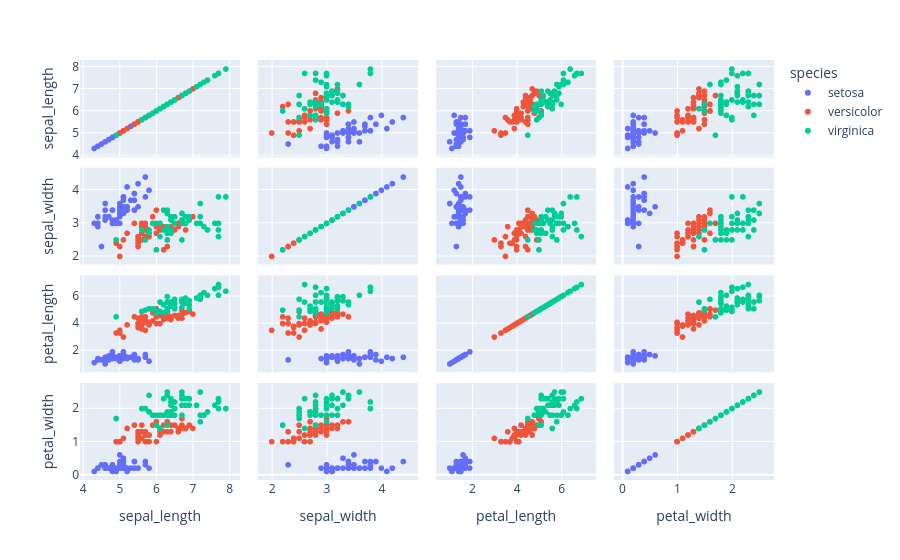

Notebook cell for this chart:
### Markdown cell above
Specify the columns to be represented with the dimensions argument, and set colors using a column of the dataframe:

### Code cell
df = px.data.iris()
fig = px.scatter_matrix(df,
    dimensions=["sepal_length", "sepal_width", "petal_length", "petal_width"],
    color="species")
fig.show()

### Figure 1 — Plotly figure (JSON) as saved in the notebook; plotly's stock layout.template omitted (floating-point values rounded to 4 significant figures)
{"data": [{"dimensions": [{"axis": {"matches": true}, "label": "sepal_length", "values": [5.1, 4.9, 4.7, 4.6, 5.0, 5.4, 4.6, 5.0, 4.4, 4.9, 5.4, 4.8, 4.8, 4.3, 5.8, 5.7, 5.4, 5.1, 5.7, 5.1, 5.4, 5.1, 4.6, 5.1, 4.8, 5.0, 5.0, 5.2, 5.2, 4.7, 4.8, 5.4, 5.2, 5.5, 4.9, 5.0, 5.5, 4.9, 4.4, 5.1, 5.0, 4.5, 4.4, 5.0, 5.1, 4.8, 5.1, 4.6, 5.3, 5.0]}, {"axis": {"matches": true}, "label": "sepal_width", "values": [3.5, 3.0, 3.2, 3.1, 3.6, 3.9, 3.4, 3.4, 2.9, 3.1, 3.7, 3.4, 3.0, 3.0, 4.0, 4.4, 3.9, 3.5, 3.8, 3.8, 3.4, 3.7, 3.6, 3.3, 3.4, 3.0, 3.4, 3.5, 3.4, 3.2, 3.1, 3.4, 4.1, 4.2, 3.1, 3.2, 3.5, 3.1, 3.0, 3.4, 3.5, 2.3, 3.2, 3.5, 3.8, 3.0, 3.8, 3.2, 3.7, 3.3]}, {"axis": {"matches": true}, "label": "petal_length", "values": [1.4, 1.4, 1.3, 1.5, 1.4, 1.7, 1.4, 1.5, 1.4, 1.5, 1.5, 1.6, 1.4, 1.1, 1.2, 1.5, 1.3, 1.4, 1.7, 1.5, 1.7, 1.5, 1.0, 1.7, 1.9, 1.6, 1.6, 1.5, 1.4, 1.6, 1.6, 1.5, 1.5, 1.4, 1.5, 1.2, 1.3, 1.5, 1.3, 1.5, 1.3, 1.3, 1.3, 1.6, 1.9, 1.4, 1.6, 1.4, 1.5, 1.4]}, {"axis": {"matches": true}, "label": "petal_width", "values": [0.2, 0.2, 0.2, 0.2, 0.2, 0.4, 0.3, 0.2, 0.2, 0.1, 0.2, 0.2, 0.1, 0.1, 0.2, 0.4, 0.4, 0.3, 0.3, 0.3, 0.2, 0.4, 0.2, 0.5, 0.2, 0.2, 0.4, 0.2, 0.2, 0.2, 0.2, 0.4, 0.1, 0.2, 0.1, 0.2, 0.2, 0.1, 0.2, 0.2, 0.3, 0.3, 0.2, 0.6, 0.4, 0.3, 0.2, 0.2, 0.2, 0.2]}], "hovertemplate": "species=setosa<br>%{xaxis.title.text}=%{x}<br>%{yaxis.title.text}=%{y}<extra></extra>", "legendgroup": "setosa", "marker": {"color": "#636efa", "symbol": "circle"}, "name": "setosa", "showlegend": true, "type": "splom"}, {"dimensions": [{"axis": {"matches": true}, "label": "sepal_length", "values": [7.0, 6.4, 6.9, 5.5, 6.5, 5.7, 6.3, 4.9, 6.6, 5.2, 5.0, 5.9, 6.0, 6.1, 5.6, 6.7, 5.6, 5.8, 6.2, 5.6, 5.9, 6.1, 6.3, 6.1, 6.4, 6.6, 6.8, 6.7, 6.0, 5.7, 5.5, 5.5, 5.8, 6.0, 5.4, 6.0, 6.7, 6.3, 5.6, 5.5, 5.5, 6.1, 5.8, 5.0, 5.6, 5.7, 5.7, 6.2, 5.1, 5.7]}, {"axis": {"matches": true}, "label": "sepal_width", "values": [3.2, 3.2, 3.1, 2.3, 2.8, 2.8, 3.3, 2.4, 2.9, 2.7, 2.0, 3.0, 2.2, 2.9, 2.9, 3.1, 3.0, 2.7, 2.2, 2.5, 3.2, 2.8, 2.5, 2.8, 2.9, 3.0, 2.8, 3.0, 2.9, 2.6, 2.4, 2.4, 2.7, 2.7, 3.0, 3.4, 3.1, 2.3, 3.0, 2.5, 2.6, 3.0, 2.6, 2.3, 2.7, 3.0, 2.9, 2.9, 2.5, 2.8]}, {"axis": {"matches": true}, "label": "petal_length", "values": [4.7, 4.5, 4.9, 4.0, 4.6, 4.5, 4.7, 3.3, 4.6, 3.9, 3.5, 4.2, 4.0, 4.7, 3.6, 4.4, 4.5, 4.1, 4.5, 3.9, 4.8, 4.0, 4.9, 4.7, 4.3, 4.4, 4.8, 5.0, 4.5, 3.5, 3.8, 3.7, 3.9, 5.1, 4.5, 4.5, 4.7, 4.4, 4.1, 4.0, 4.4, 4.6, 4.0, 3.3, 4.2, 4.2, 4.2, 4.3, 3.0, 4.1]}, {"axis": {"matches": true}, "label": "petal_width", "values": [1.4, 1.5, 1.5, 1.3, 1.5, 1.3, 1.6, 1.0, 1.3, 1.4, 1.0, 1.5, 1.0, 1.4, 1.3, 1.4, 1.5, 1.0, 1.5, 1.1, 1.8, 1.3, 1.5, 1.2, 1.3, 1.4, 1.4, 1.7, 1.5, 1.0, 1.1, 1.0, 1.2, 1.6, 1.5, 1.6, 1.5, 1.3, 1.3, 1.3, 1.2, 1.4, 1.2, 1.0, 1.3, 1.2, 1.3, 1.3, 1.1, 1.3]}], "hovertemplate": "species=versicolor<br>%{xaxis.title.text}=%{x}<br>%{yaxis.title.text}=%{y}<extra></extra>", "legendgroup": "versicolor", "marker": {"color": "#EF553B", "symbol": "circle"}, "name": "versicolor", "showlegend": true, "type": "splom"}, {"dimensions": [{"axis": {"matches": true}, "label": "sepal_length", "values": [6.3, 5.8, 7.1, 6.3, 6.5, 7.6, 4.9, 7.3, 6.7, 7.2, 6.5, 6.4, 6.8, 5.7, 5.8, 6.4, 6.5, 7.7, 7.7, 6.0, 6.9, 5.6, 7.7, 6.3, 6.7, 7.2, 6.2, 6.1, 6.4, 7.2, 7.4, 7.9, 6.4, 6.3, 6.1, 7.7, 6.3, 6.4, 6.0, 6.9, 6.7, 6.9, 5.8, 6.8, 6.7, 6.7, 6.3, 6.5, 6.2, 5.9]}, {"axis": {"matches": true}, "label": "sepal_width", "values": [3.3, 2.7, 3.0, 2.9, 3.0, 3.0, 2.5, 2.9, 2.5, 3.6, 3.2, 2.7, 3.0, 2.5, 2.8, 3.2, 3.0, 3.8, 2.6, 2.2, 3.2, 2.8, 2.8, 2.7, 3.3, 3.2, 2.8, 3.0, 2.8, 3.0, 2.8, 3.8, 2.8, 2.8, 2.6, 3.0, 3.4, 3.1, 3.0, 3.1, 3.1, 3.1, 2.7, 3.2, 3.3, 3.0, 2.5, 3.0, 3.4, 3.0]}, {"axis": {"matches": true}, "label": "petal_length", "values": [6.0, 5.1, 5.9, 5.6, 5.8, 6.6, 4.5, 6.3, 5.8, 6.1, 5.1, 5.3, 5.5, 5.0, 5.1, 5.3, 5.5, 6.7, 6.9, 5.0, 5.7, 4.9, 6.7, 4.9, 5.7, 6.0, 4.8, 4.9, 5.6, 5.8, 6.1, 6.4, 5.6, 5.1, 5.6, 6.1, 5.6, 5.5, 4.8, 5.4, 5.6, 5.1, 5.1, 5.9, 5.7, 5.2, 5.0, 5.2, 5.4, 5.1]}, {"axis": {"matches": true}, "label": "petal_width", "values": [2.5, 1.9, 2.1, 1.8, 2.2, 2.1, 1.7, 1.8, 1.8, 2.5, 2.0, 1.9, 2.1, 2.0, 2.4, 2.3, 1.8, 2.2, 2.3, 1.5, 2.3, 2.0, 2.0, 1.8, 2.1, 1.8, 1.8, 1.8, 2.1, 1.6, 1.9, 2.0, 2.2, 1.5, 1.4, 2.3, 2.4, 1.8, 1.8, 2.1, 2.4, 2.3, 1.9, 2.3, 2.5, 2.3, 1.9, 2.0, 2.3, 1.8]}], "hovertemplate": "species=virginica<br>%{xaxis.title.text}=%{x}<br>%{yaxis.title.text}=%{y}<extra></extra>", "legendgroup": "virginica", "marker": {"color": "#00cc96", "symbol": "circle"}, "name": "virginica", "showlegend": true, "type": "splom"}], "layout": {"dragmode": "select", "legend": {"title": {"text": "species"}, "tracegroupgap": 0}, "margin": {"t": 60}}}
